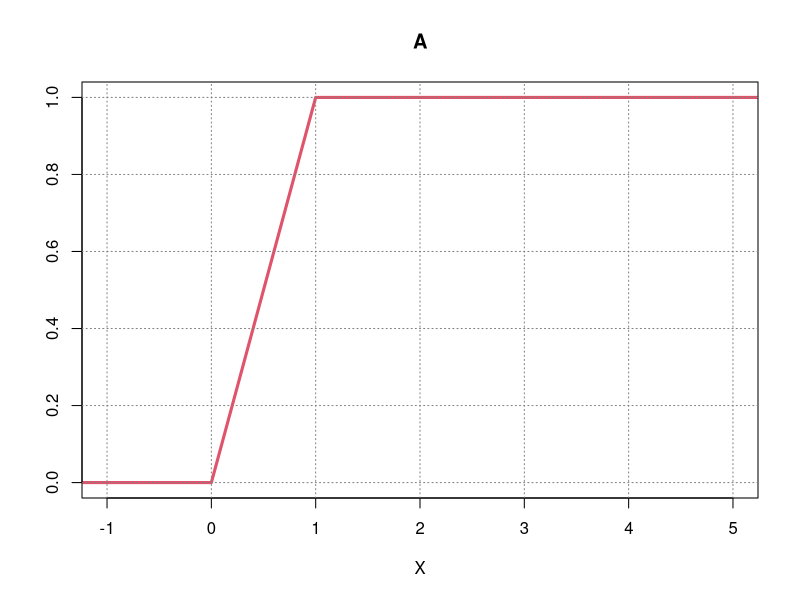
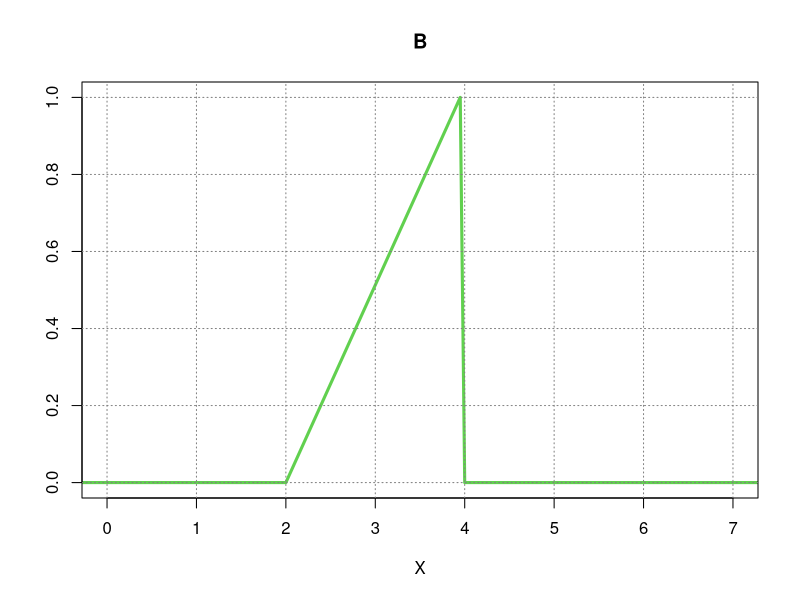
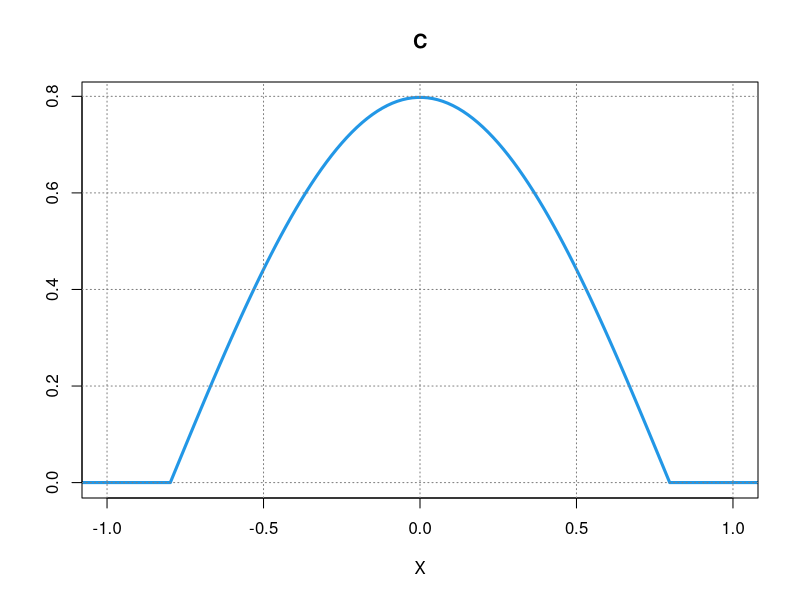
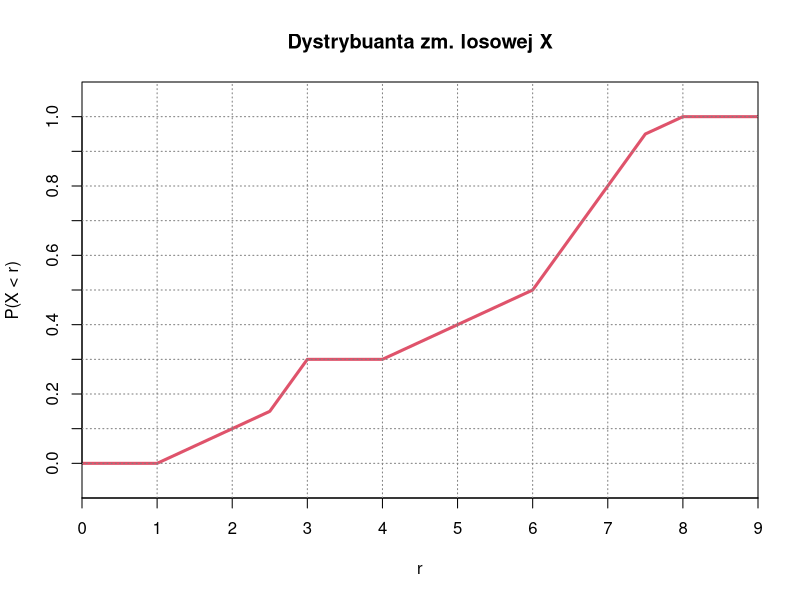
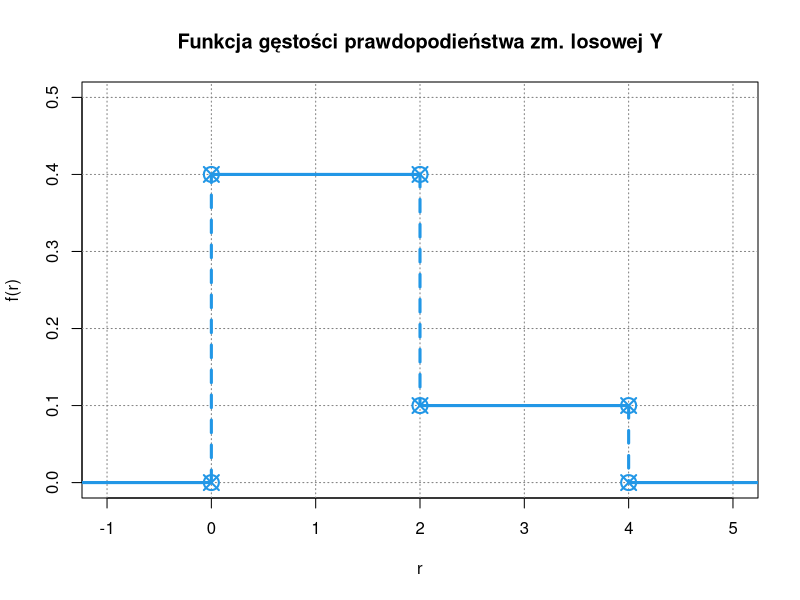

Recreate these plots in R, in order.
## ---- chunk 1
plot(c(-10, 0, 1, 10), c(0, 0, 1, 1), xlim = c(-1, 5), type = "l",
     xlab = "X", ylab = "", main = "A", lwd = 3, col = 2)
grid(col = grey(0.5))
plot(c(-10, 2, 3.95, 4, 10), c(0, 0, 1, 0, 0), xlim = c(0, 7), type = "l",
     xlab = "X", ylab = "", main = "B", lwd = 3, col = 3)
grid(col = grey(0.5))
plot(c(-10, seq(-sqrt(2 / pi), sqrt(2 / pi), length.out = 100), 10),
     c(0, cos(seq(-pi / 2, pi / 2, length.out = 100)) * sqrt(2 / pi), 0),
     xlim = c(-1, 1), type = "l",
     xlab = "X", ylab = "", main = "C", lwd = 3, col = 4)
grid(col = grey(0.5))
## ---- chunk 2
plot(c(-1, 1, 2.5, 3, 4, 5, 6, 7.5, 8, 10),
     c(0, 0, 0.15, 0.3, 0.3, 0.4, 0.5, 0.95, 1, 1),
     xlim = c(0, 9), ylim = c(-0.1, 1.1), type = "l", lwd = 3, col = 2,
     xaxp = c(0, 9, 9), yaxp = c(0, 1, 10), xaxs = "i", yaxs = "i",
     xlab = "r", ylab = "P(X < r)", main = "Dystrybuanta zm. losowej X")
grid(nx = 9, ny = 12, col = grey(0.5))
## ---- chunk 3
plot(NA, NA, xlim = c(-1, 5), ylim = c(0, 0.5),
     main = "Funkcja gęstości prawdopodieństwa zm. losowej Y",
     xlab = "r", ylab = "f(r)")
grid(col = grey(0.5))
lines(c(-2, 0), c(0, 0), lwd = 3, col = 4)
lines(c(0, 0), c(0, 0.4), lwd = 3, lty = 2, col = 4)
lines(c(0, 2), c(0.4, 0.4), lwd = 3, col = 4)
lines(c(2, 2), c(0.4, 0.1), lwd = 3, lty = 2, col = 4)
lines(c(2, 4), c(0.1, 0.1), lwd = 3, col = 4)
lines(c(4, 4), c(0.1, 0), lwd = 3, lty = 2, col = 4)
lines(c(4, 6), c(0, 0), lwd = 3, col = 4)
points(c(0, 0, 2, 2, 4, 4), c(0, 0.4, 0.4, 0.1, 0.1, 0),
       pch = 13, cex = 2, lwd = 2, col = 4)
